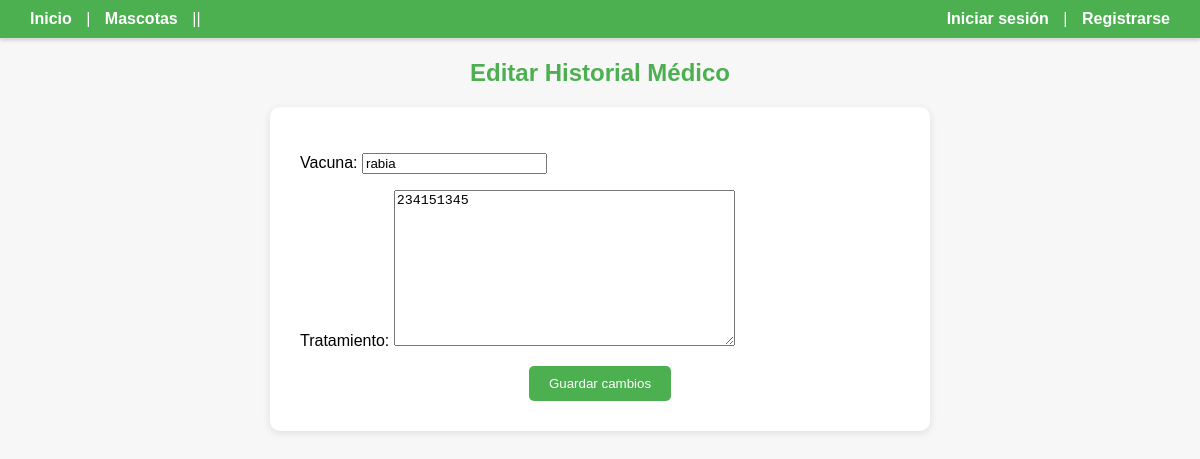
The page /historial/editar/1/ on the database as committed earlier.
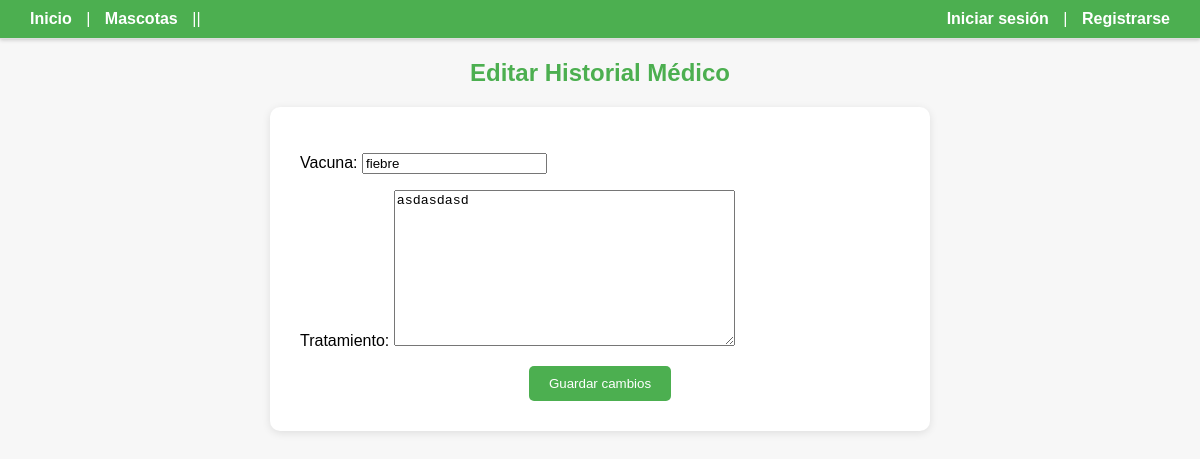
The same page on the database as committed later.
### Mascota/models.py (models this page shows)
class Historial_medico(models.Model):
    id = models.IntegerField(primary_key=True)
    mascota_id = models.ForeignKey(Mascota, on_delete=models.CASCADE)
    fecha = models.DateTimeField(auto_now_add=True)
    vacuna = models.CharField(max_length=100)
    tratamiento = models.TextField(max_length=100)

### Mascota/views.py (the view)
# urls.py: path('historial/editar/<int:pk>/', views.editar_historial, name='editar_historial'),
def editar_historial(request, pk):
    historial = get_object_or_404(Historial_medico, pk=pk)
    if request.method == 'POST':
        form = HistorialForm(request.POST, instance=historial)
        if form.is_valid():
            form.save()
            return redirect('mascota', mascota_id=historial.mascota_id.id)
    else:
        form = HistorialForm(instance=historial)
    return render(request, 'Mascota/editar_historial.html', {'form': form})

### Mascota/forms.py
class HistorialForm(forms.ModelForm):
    class Meta:
        model = Historial_medico
        fields = ['vacuna', 'tratamiento']

### Mascota/templates/Mascota/editar_historial.html (shortened to what this page needs)
{% extends 'pagina/base.html' %}
{% block content %}
  <h2 style="text-align: center; color: #4CAF50; margin-top: 20px;">Editar Historial Médico</h2>
  <div style="max-width: 600px; margin: 0 auto; background: white; padding: 30px; border-radius: 10px; box-shadow: 0 2px 8px rgba(0,0,0,0.1); margin-top: 20px;">
    <form method="post">
      <div style="margin-bottom: 15px;">
        {{ form.as_p }}
      </div>
      <div style="text-align: center;">
        <button type="submit" style="padding: 10px 20px; background-color: #4CAF50; color: white; border: none; border-radius: 5px; cursor: pointer;">
          Guardar cambios
        </button>
      </div>
    </form>
  </div>
{% endblock %}

Rows that differ between the two databases and show on the page:
changed Historial_medico: vacuna "rabia" → "fiebre"; tratamiento "234151345" → "asdasdasd"
